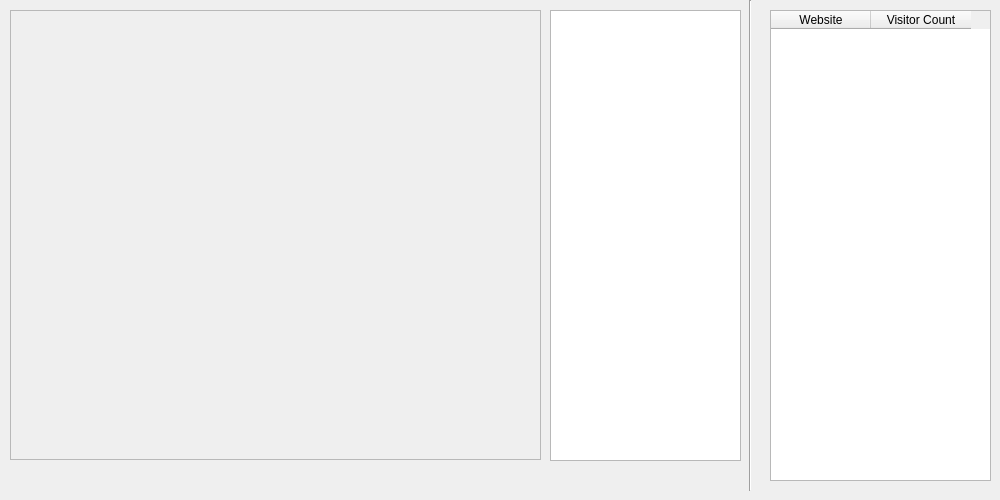
<?xml version="1.0" encoding="UTF-8"?>
<ui version="4.0">
 <class>mydialog2</class>
 <widget class="QDialog" name="mydialog2">
  <property name="geometry">
   <rect>
    <x>0</x>
    <y>0</y>
    <width>1000</width>
    <height>500</height>
   </rect>
  </property>
  <property name="windowTitle">
   <string>Dialog</string>
  </property>
  <widget class="Line" name="line">
   <property name="geometry">
    <rect>
     <x>740</x>
     <y>0</y>
     <width>20</width>
     <height>491</height>
    </rect>
   </property>
   <property name="orientation">
    <enum>Qt::Vertical</enum>
   </property>
  </widget>
  <widget class="QTableWidget" name="tableWidget">
   <property name="geometry">
    <rect>
     <x>770</x>
     <y>10</y>
     <width>221</width>
     <height>471</height>
    </rect>
   </property>
   <column>
    <property name="text">
     <string>Website</string>
    </property>
   </column>
   <column>
    <property name="text">
     <string>Visitor Count</string>
    </property>
   </column>
  </widget>
  <widget class="QScrollArea" name="scrollArea">
   <property name="geometry">
    <rect>
     <x>10</x>
     <y>10</y>
     <width>531</width>
     <height>450</height>
    </rect>
   </property>
   <property name="widgetResizable">
    <bool>true</bool>
   </property>
   <widget class="QWidget" name="scrollAreaWidgetContents">
    <property name="geometry">
     <rect>
      <x>0</x>
      <y>0</y>
      <width>529</width>
      <height>448</height>
     </rect>
    </property>
    <widget class="QLabel" name="label">
     <property name="geometry">
      <rect>
       <x>0</x>
       <y>0</y>
       <width>65</width>
       <height>21</height>
      </rect>
     </property>
     <property name="text">
      <string/>
     </property>
    </widget>
   </widget>
  </widget>
  <widget class="QTextBrowser" name="textBrowser">
   <property name="geometry">
    <rect>
     <x>550</x>
     <y>10</y>
     <width>191</width>
     <height>451</height>
    </rect>
   </property>
  </widget>
 </widget>
 <resources/>
 <connections/>
</ui>
